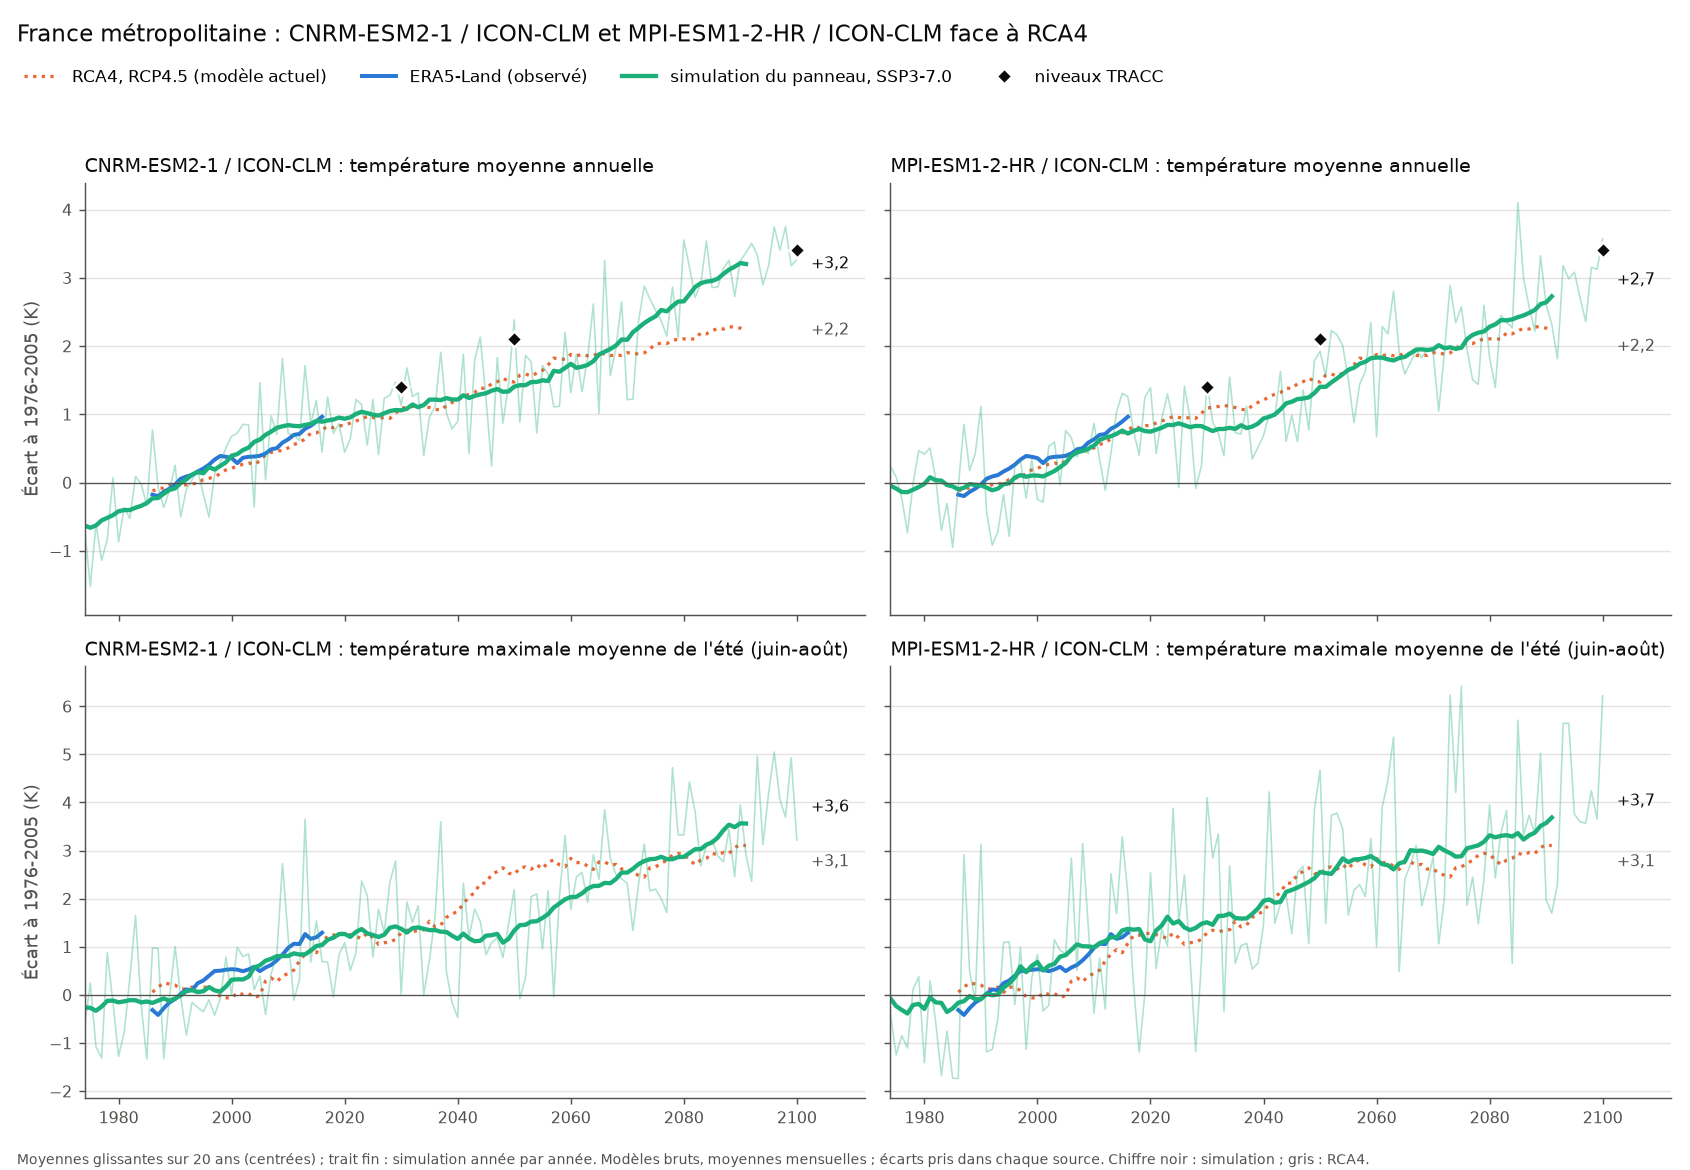

Source code (Python):
"""Figure du choix du modèle CORDEX-CMIP6 (docs/choix_modele_cmip6.md), à partir de figures/climat/cmip6_tri.csv.

Deux simulations EUR-12 SSP3-7.0 (CNRM-ESM2-1 / ICON-CLM et MPI-ESM1-2-HR / ICON-CLM) face à RCA4 (RCP4.5)
et ERA5-Land, France métropolitaine, écarts à 1976-2005 : température annuelle en haut, Tx d'été en bas.
    ~/Projets_data/VirtualEnv/weather_simulator_v2/bin/python figures/climat/cmip6_choix.py
"""
from pathlib import Path as P

import matplotlib.pyplot as plt
import pandas as pd

D = P(__file__).resolve().parent
SIMS = ["CNRM-ESM2-1 / ICON-CLM", "MPI-ESM1-2-HR / ICON-CLM"]
RCA4, OBS = "EC-EARTH / RCA4 (RCP4.5)", "ERA5-Land"
INK, MUTED, GRID = "#0b0b0b", "#52514e", "#e5e4e0"
MOD, BLEU, ORANGE = "#1baf7a", "#2a78d6", "#eb6834"
TRACC = [(2030, 1.4), (2050, 2.1), (2100, 3.4)]

a = pd.read_csv(D / "cmip6_tri.csv", header=[0, 1], index_col=0)
a.index = a.index.astype(int)


def fin(r):
    """Ancrage de l'étiquette de fin : au-delà du losange TRACC de 2100 pour les séries longues."""
    return (2102.5 if r.index[-1] > 2080 else r.index[-1] + 1.5, r.iloc[-1])


fig, axes = plt.subplots(2, 2, figsize=(13, 9), sharex=True, sharey="row")
for i, (ind, titre) in enumerate([("tas_AN", "Température moyenne annuelle"),
                                  ("Tx_JJA", "Température maximale moyenne de l'été (juin-août)")]):
    for j, k in enumerate(SIMS):
        ax = axes[i, j]
        for src, c, ls, lw, lab in [(RCA4, ORANGE, ":", 1.8, "RCA4, RCP4.5 (modèle actuel)"),
                                    (OBS, BLEU, "-", 2.2, "ERA5-Land (observé)"),
                                    (k, MOD, "-", 2.4, "simulation du panneau, SSP3-7.0")]:
            s = a[(src, ind)].dropna()
            if src == k:
                ax.plot(s.index, s, color=c, lw=0.9, alpha=0.35)
            r = s.rolling(20, center=True).mean().dropna()
            ax.plot(r.index, r, color=c, ls=ls, lw=lw, label=lab)
        r = a[(k, ind)].dropna().rolling(20, center=True).mean().dropna()
        q = a[(RCA4, ind)].dropna().rolling(20, center=True).mean().dropna()
        haut = 9 if r.iloc[-1] >= q.iloc[-1] else -9
        ax.annotate(f"{r.iloc[-1]:+.1f}".replace(".", ","), fin(r), xytext=(0, haut if abs(r.iloc[-1] - q.iloc[-1]) < 0.7 else 0),
                    textcoords="offset points", va="center", fontsize=9, color=INK)
        ax.annotate(f"{q.iloc[-1]:+.1f}".replace(".", ","), fin(q), xytext=(0, -haut if abs(r.iloc[-1] - q.iloc[-1]) < 0.7 else 0),
                    textcoords="offset points", va="center", fontsize=9, color=MUTED)
        if ind == "tas_AN":
            for y, v in TRACC:
                ax.plot(y, v, "D", ms=6, color=INK, mec="white", mew=1.5, zorder=5,
                        label="niveaux TRACC" if y == 2030 else None)
        ax.set_title(f"{k} : {titre.lower()}", loc="left", fontsize=10.5, color=INK)
        ax.axhline(0, color=MUTED, lw=0.7)
        ax.grid(axis="y", color=GRID, lw=0.8)
        ax.spines[["top", "right"]].set_visible(False)
        ax.spines[["left", "bottom"]].set_color(MUTED)
        ax.tick_params(colors=MUTED, labelsize=9)
    axes[i, 0].set_ylabel("Écart à 1976-2005 (K)", color=MUTED)
axes[0, 0].set_xlim(1974, 2112)
h, l = axes[0, 0].get_legend_handles_labels()
fig.legend(h, l, loc="upper left", bbox_to_anchor=(0.005, 0.955), ncol=4, frameon=False, fontsize=9.5)
fig.suptitle("France métropolitaine : CNRM-ESM2-1 / ICON-CLM et MPI-ESM1-2-HR / ICON-CLM face à RCA4",
             x=0.01, ha="left", fontsize=13, color=INK)
fig.text(0.01, 0.005, "Moyennes glissantes sur 20 ans (centrées) ; trait fin : simulation année par année. "
         "Modèles bruts, moyennes mensuelles ; écarts pris dans chaque source. Chiffre noir : simulation ; gris : RCA4.",
         fontsize=8, color=MUTED)
fig.tight_layout(rect=(0, 0.02, 1, 0.92))
fig.savefig(D / "cmip6_choix.png", dpi=130)
print("écrit", D / "cmip6_choix.png")
